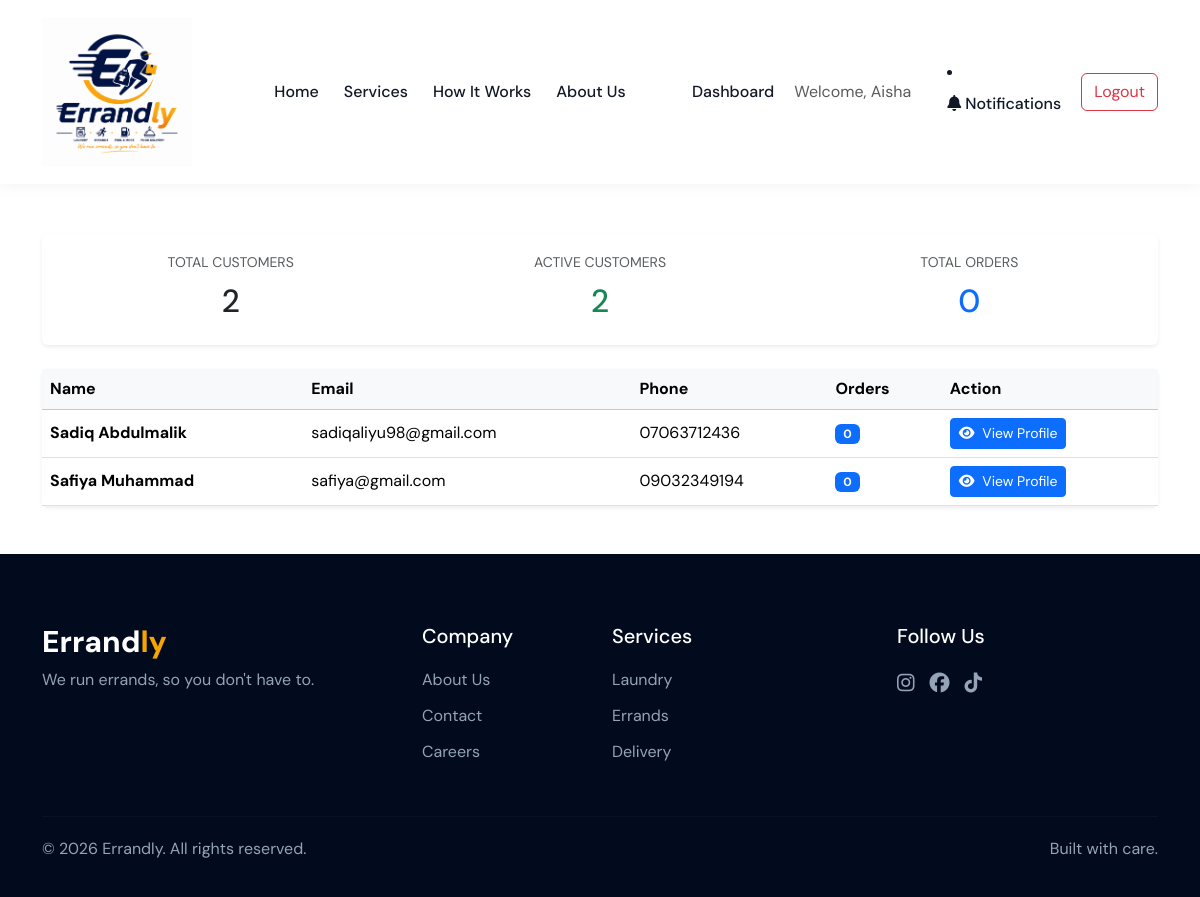
The page /admin/customers (signed in) on the database its author committed.
### models.py (models this page shows)
class User(UserMixin, db.Model):
    __tablename__ = "users"
    id = db.Column(
        db.Integer,
        primary_key=True
    )
    name = db.Column(
        db.String(100),
        nullable=False
    )
    email = db.Column(
        db.String(120),
        unique=True,
        nullable=False
    )
    phone = db.Column(
        db.String(20),
        nullable=False
    )
    address = db.Column(
        db.String(250),
        nullable=False
    )
    password = db.Column(
        db.String(250),
        nullable=False
    )
    role = db.Column(
        db.String(20),
        nullable=False,
        default="customer"
    )
    notifications = db.relationship(
    "Notification",
    back_populates="user",
    cascade="all, delete-orphan"
)

### app.py (the view)
@app.route("/admin/customers")
@admin_required
def admin_customers():
    customers = db.session.execute(
        db.select(User)
        .where(User.role == "customer")
        .order_by(User.name)
    ).scalars().all()
    return render_template(
        "admin/customers.html",
        customers=customers
    )

### app.py (called while the page is built)
@app.context_processor
def inject_notification_count():
    unread_count = 0
    if current_user.is_authenticated:
        unread_count = (
            Notification.query
            .filter_by(
                user_id=current_user.id,
                is_read=False
            )
            .count()
        )
    return dict(
        unread_notifications=unread_count
    )

@login_manager.user_loader
def load_user(user_id):
    return db.get_or_404(User, int(user_id))

def admin_required(f):
    @wraps(f)
    def wrapped_view(*args, **kwargs):
        if not current_user.is_authenticated:
            flash(
                "Please log in to access the admin area.",
                "warning"
            )
            return redirect(url_for("login"))
        if current_user.role != "admin":
            flash(
                "You do not have permission to access this page.",
                "danger"
            )
            return redirect(url_for("dashboard"))
        return f(*args, **kwargs)
    return wrapped_view

### templates/admin/customers.html (shortened to what this page needs)
{% extends "base.html" %}
{% block content %}
<div class="container py-5 mt-5">
    <div class="d-flex justify-content-between align-items-center mb-5">
        <div>
            <small class="text-muted">
            </small>
            <h2 class="mb-1">
            </h2>
            <p class="text-muted mb-0">
            </p>
        </div>
        <a href="{{ url_for('admin_dashboard') }}"
           class="btn btn-outline-secondary">
        </a>
    </div>
    <div class="card border-0 shadow-sm mb-4">
        <div class="card-body">
            <div class="row text-center">
                <div class="col-md-4">
                    <small class="text-muted">
                        TOTAL CUSTOMERS
                    </small>
                    <h2 class="mt-2">
                        {{ customers|length }}
                    </h2>
                </div>
                <div class="col-md-4">
                    <small class="text-muted">
                        ACTIVE CUSTOMERS
                    </small>
                    <h2 class="mt-2 text-success">
                        {{ customers|length }}
                    </h2>
                </div>
                <div class="col-md-4">
                    <small class="text-muted">
                        TOTAL ORDERS
                    </small>
                    <h2 class="mt-2 text-primary">
                        {% set total = namespace(value=0) %}
                        {% for customer in customers %}
                            {% set total.value = total.value + customer.orders|length %}
                        {% endfor %}
                        {{ total.value }}
                    </h2>
                </div>
            </div>
        </div>
    </div>
    <div class="card border-0 shadow-sm">
        <div class="table-responsive">
            <table class="table table-hover align-middle mb-0">
                <thead class="table-light">
                    <tr>
                        <th>Name</th>
                        <th>Email</th>
                        <th>Phone</th>
                        <th>Orders</th>
                        <th>Action</th>
                    </tr>
                </thead>
                <tbody>
                {% for customer in customers %}
                    <tr>
                        <td>
                            <strong>
                                {{ customer.name }}
                            </strong>
                        </td>
                        <td>
                            {{ customer.email }}
                        </td>
                        <td>
                            {{ customer.phone }}
                        </td>
                        <td>
                            <span class="badge bg-primary">
                                {{ customer.orders|length }}
                            </span>
                        </td>
                        <td>
                            <a href="{{ url_for('admin_customer_details',
                                                user_id=customer.id) }}"
                               class="btn btn-sm btn-primary">
                                <i class="fas fa-eye me-1"></i>
                                View Profile
                            </a>
                        </td>
                    </tr>
                {% endfor %}
                </tbody>
            </table>
        </div>
    </div>
</div>
{% endblock %}

### templates/base.html (shortened to what this page needs)
<!DOCTYPE html>
<html lang="en">
<head>
    <link href="https://cdn.jsdelivr.net/npm/bootstrap@5.3.3/dist/css/bootstrap.min.css"
        rel="stylesheet">
    <link rel="stylesheet"
        href="https://cdnjs.cloudflare.com/ajax/libs/font-awesome/6.5.2/css/all.min.css">
    <link rel="stylesheet"
        href="{{ url_for('static', filename='css/style.css') }}">
</head>
<body>
    <nav class="navbar navbar-expand-lg fixed-top">
        <div class="container">
            <a class="navbar-brand" href="{{ url_for('home') }}">
                <img src="{{ url_for('static', filename='images/errandly-logo.png') }}"
                     alt="Errandly Logo">
            </a>
            <div class="collapse navbar-collapse" id="mainNavbar">
                <ul class="navbar-nav mx-auto">
                    <li class="nav-item">
                        <a class="nav-link" href="#home">Home</a>
                    </li>
                    <li class="nav-item">
                        <a class="nav-link" href="#services">Services</a>
                    </li>
                    <li class="nav-item">
                        <a class="nav-link" href="#how-it-works">
                            How It Works
                        </a>
                    </li>
                    <li class="nav-item">
                        <a class="nav-link" href="#about">
                            About Us
                        </a>
                    </li>
                </ul>
                <div class="nav-actions">
                   {% if current_user.is_authenticated %}
                        <a href="{{ url_for('dashboard') }}"
                            class="nav-link">
                                Dashboard
                        </a>
                        <span class="navbar-text me-3">
                            Welcome, {{ current_user.name }}
                        </span>
                        <li class="nav-item">
                            <a
                                class="nav-link position-relative"
                                href="{{ url_for('notifications') }}"
                            >
                                <i class="fas fa-bell"></i>
                                Notifications
                            </a>
                        </li>
                        <a href="{{ url_for('logout') }}"
                        class="btn btn-outline-danger">
                            Logout
                        </a>
                    {% endif %}
                </div>
            </div>
        </div>
    </nav>
    {% block content %}
    {% endblock %}
    <footer class="footer">
        <div class="container">
            <div class="row gy-4">
                <div class="col-lg-4">
                    <h3 class="footer-logo">
                        Errand<span>ly</span>
                    </h3>
                    <p>
                        We run errands, so you don't have to.
                    </p>
                </div>
                <div class="col-lg-2 col-md-4">
                    <h5>Company</h5>
                    <a href="#about">About Us</a>
                    <a href="#">Contact</a>
                    <a href="#">Careers</a>
                </div>
                <div class="col-lg-3 col-md-4">
                    <h5>Services</h5>
                    <a href="#services">Laundry</a>
                    <a href="#services">Errands</a>
                    <a href="#services">Delivery</a>
                </div>
                <div class="col-lg-3 col-md-4">
                    <h5>Follow Us</h5>
                    <div class="social-links">
                        <a href="#">
                            <i class="fab fa-instagram"></i>
                        </a>
                        <a href="#">
                            <i class="fab fa-facebook"></i>
                        </a>
                        <a href="#">
                            <i class="fab fa-tiktok"></i>
                        </a>
                    </div>
                </div>
            </div>
            <hr>
            <div class="footer-bottom">
                <p>
                    © 2026 Errandly. All rights reserved.
                </p>
                <p>
                    Built with care.
                </p>
            </div>
        </div>
    </footer>
</body>
</html>

### static/css/style.css (style rules this page uses)
:root { --primary-color: #071d49; --secondary-color: #f5a400; --dark-color: #111827; --light-color: #f8fafc; --white: #ffffff; }
* { margin: 0; padding: 0; box-sizing: border-box; }
body { font-family: 'DM Sans', sans-serif; color: var(--dark-color); background-color: var(--white); }
.navbar { background-color: var(--white); padding: 12px 0; box-shadow: 0 2px 15px rgba(0, 0, 0, 0.05); transition: all 0.3s ease; }
.navbar-brand { display: flex; align-items: center; }
.navbar-brand img { width: 150px; height: auto; display: block; }
.navbar-nav { gap: 25px; }
.nav-link { color: var(--dark-color); font-weight: 500; padding: 8px 0 !important; position: relative; transition: 0.3s ease; }
.nav-link::after { content: ""; position: absolute; width: 0; height: 2px; background-color: var(--secondary-color); left: 0; bottom: 0; transition: width 0.3s ease; }
.nav-actions { display: flex; align-items: center; gap: 20px; }
.footer { padding: 70px 0 20px; background-color: #020b1d; color: var(--white); }
.footer-logo { font-size: 30px; font-weight: 800; }
.footer-logo span { color: var(--secondary-color); }
.footer p { color: #94a3b8; }
.footer h5 { margin-bottom: 20px; }
.footer a { display: block; color: #94a3b8; text-decoration: none; margin-bottom: 12px; }
.social-links { display: flex; gap: 15px; }
.social-links a { font-size: 20px; }
.footer hr { border-color: #1e293b; margin: 40px 0 20px; }
.footer-bottom { display: flex; justify-content: space-between; }

### rows shown on the page
User: name "Aisha"
User: name "Sadiq Abdulmalik", email "sadiqaliyu98@gmail.com", phone "07063712436", orders|length "0"
User: name "Safiya Muhammad", email "safiya@gmail.com", phone "09032349194", orders|length "0"

### other values the page prints
{{ customers|length }} "2"
{{ total.value }} "0"
